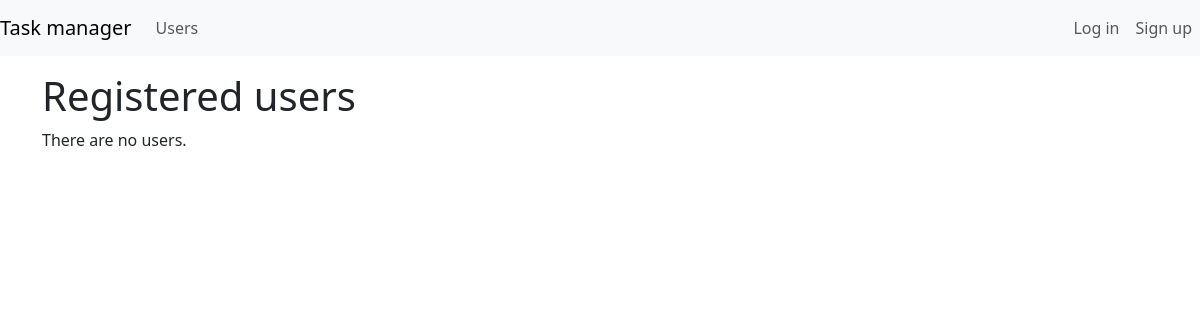
/users/, run on an earlier commit of the app's database.
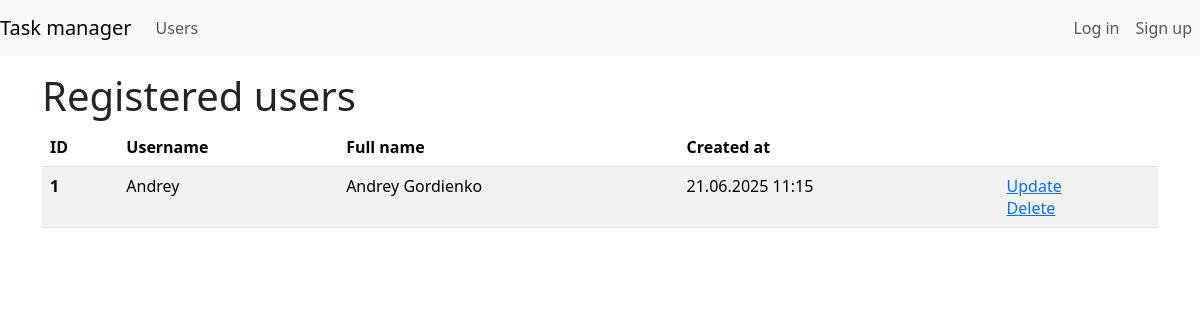
And on a later commit of the database.
### task_manager/users/models.py (models this page shows)
class MyUser(AbstractUser):
    created_at = models.DateTimeField(
        _("Creation date"),
        default=timezone.now,
        editable=False
    )

### task_manager/users/views.py (the view)
# urls.py: path("", UsersView.as_view(), name="user_list"),
class UsersView(ListView):
    model = MyUser
    context_object_name = "user_list"
    template_name = "users/user_list.html"

### task_manager/templates/users/user_list.html (shortened to what this page needs)
{% extends "task_manager/base.html" %}
{% load i18n %}
{% load django_bootstrap5 %}
{% block content %}
<div class="mt-4">
    <h1 class="mt-1">{% translate "Registered users" %}</h1>
    {% if user_list %}
    <table class="table table-striped">
        <thead>
            <tr>
                <th scope="col">ID</th>
                <th scope="col">{% translate "Username" %}</th>
                <th scope="col">{% translate "Full name" %}</th>
                <th scope="col">{% translate "Created at" %}</th>
                <th></th>
            </tr>
        </thead>
        <tbody>
            {% for user in user_list %}
            <tr>
                <th scope="row"> {{ user.id }}</th>
                <td>{{ user.username }}</td>
                <td>{{ user.get_full_name }}</td>
                <td>{{ user.date_joined|date:"d.m.Y H:i"}}</td>
                <td>
                    <a href="{% url 'users:update_user' user.pk %}">{% translate 'Update' %}</a>
                    <br>
                    <a href="{% url 'users:delete_user' user.pk %}">{% translate 'Delete' %}</a>
                </td>
            </tr>
            {% endfor %}
        </tbody>
    </table>
    {% else %}
    <p>There are no users.</p>
    {% endif %}
    {% endblock %}

### task_manager/templates/task_manager/base.html (shortened to what this page needs)
{% load django_bootstrap5 %}
{% load i18n %}
{% get_current_language as LANGUAGE_CODE %}
{% bootstrap_css %}
<!doctype html>
<html lang="{{ LANGUAGE_CODE }}" class="h-100">
{% block header %}
<head>
</head>
{% endblock %}
{% block navbar %}
<body class="d-flex flex-column h-100">
    <header>
        <nav class="navbar navbar-expand-md navbar-light fixed-top bg-light">
            <a class="navbar-brand" href="{% url 'index' %}">{% translate "Task manager" %}</a>
            <div class="collapse navbar-collapse" id="navbarCollapse">
                <ul class="navbar-nav mr-auto">
                    <li class="nav-item">
                        <a class="nav-link" href="{% url 'users:user_list' %}">{% translate "Users" %}</a>
                    </li>
                </ul>
            </div>
            <div class="collapse navbar-collapse flex-grow-0" id="navbarSupportedContent">
                <ul class="navbar-nav text-right">
                    {% if not user.is_authenticated %}
                    <li class="nav-item active ">
                        <a class="nav-link" href="{% url 'login' %}">{% translate "Log in" %}</a>
                    </li>
                    <li class="nav-item active">
                        <a class="nav-link" href="{% url 'users:create_user' %}">{% translate "Sign up" %}</a>
                    </li>
                    {% endif %}
                </ul>
            </div>
        </nav>
    </header>
    {% endblock %}
    <main role="main" class="flex-shrink-0 mt-5">
        <div class="container">
            {% block content %}{% endblock %}
        </div>
    </main>
</html>

What changed in the data, as far as the page shows it:
added MyUser: id "1", username "Andrey", get_full_name "Andrey Gordienko", date_joined "21.06.2025 11:15"
Also different on the page:
text no longer shown: "There are no users."
text now shown: "ID Username Full name Created at"
